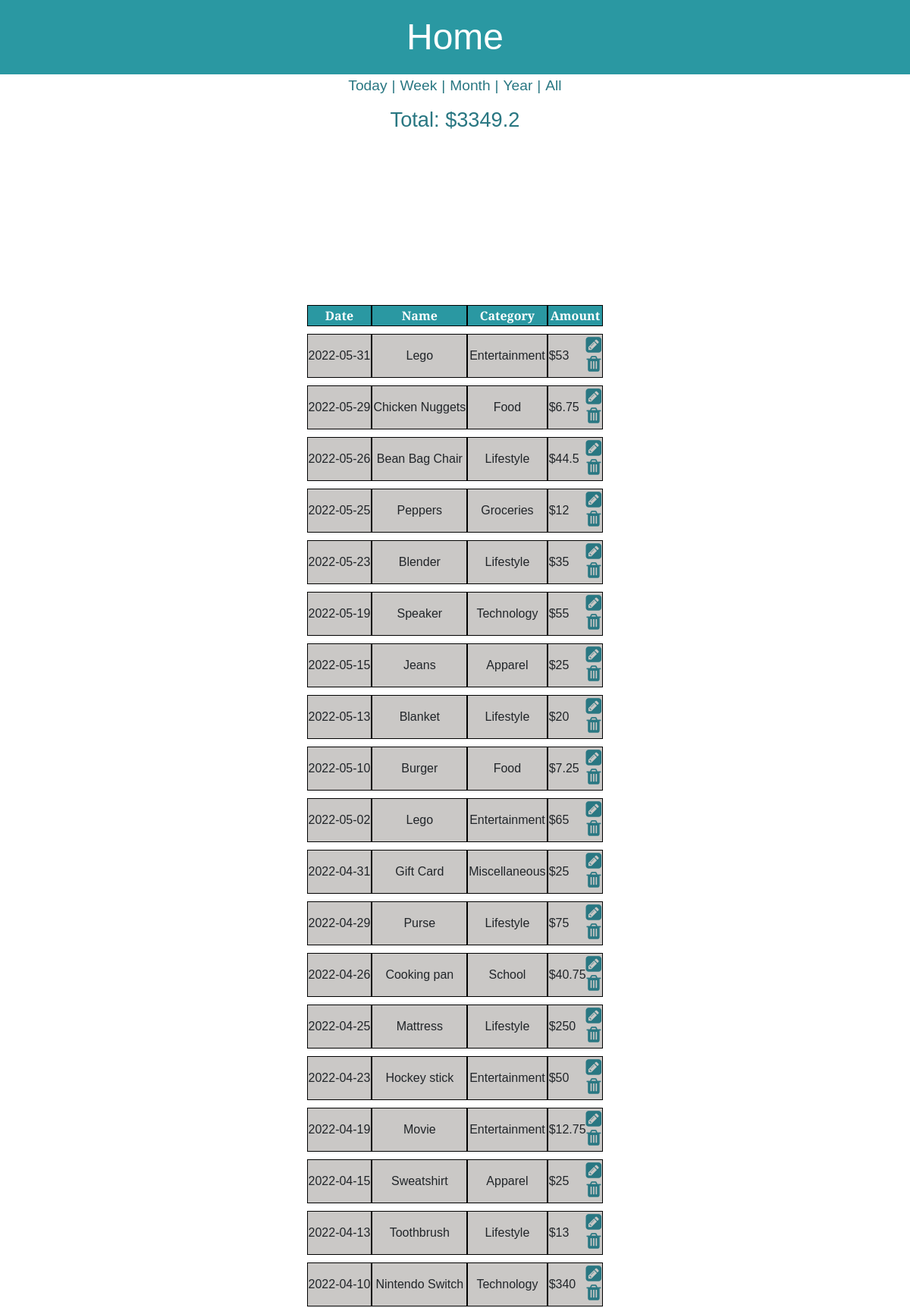
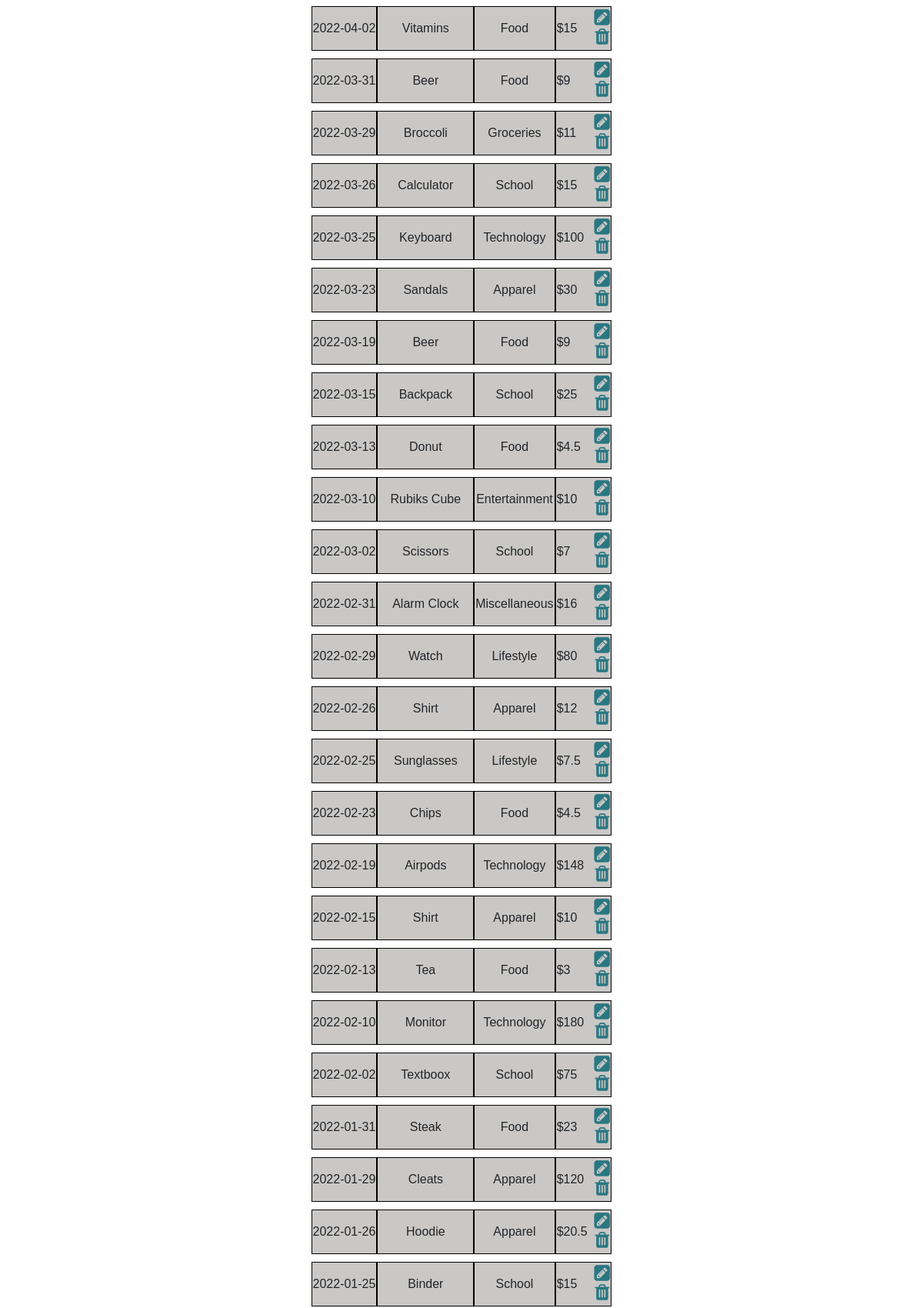
Page /home (signed in, upper part) on the committed database (2 pictures, top to bottom).
### tables this page shows
CREATE TABLE expenses (
                                    id integer PRIMARY KEY,
                                    user_id integer NOT NULL,
                                    name text NOT NULL,
                                    date numeric NOT NULL,
                                    category text NOT NULL,
                                    amount numberic NOT NULL,
                                    FOREIGN KEY (user_id) REFERENCES users (id)
                                );

### app.py (the view, shortened to what this page needs)
@app.route("/home", methods=["GET", "POST"])
def homepage():
    conn = create_connection("database.db")
    tuple_expenses = select_expenses_by_uid(conn, session["uid"])
    total_category_exp = []
    for category in CATEGORIES:
        total_category_exp.append(
            get_total_expenses_by_category(conn, session["uid"], category)
        )
    total_expense = get_total_expenses(conn, session["uid"])
    conn.close()
    user_expenses = sorted([data_to_dict(each_expense) for each_expense in tuple_expenses],
                           key=lambda d: d["date"], reverse=True)
    pie_data = {
        "Category": "Amount",
        "Food": total_category_exp[0],
        "Apparel": total_category_exp[1],
        "Entertainment": total_category_exp[2],
        "Lifestyle": total_category_exp[3],
        "Miscellaneous": total_category_exp[4],
        "Groceries": total_category_exp[5],
        "Services": total_category_exp[6],
        "Technology": total_category_exp[7],
        "School": total_category_exp[8],
    }
    return (
        render_template(
            "home.html",
            user_expenses=user_expenses,
            total_expense=str(total_expense),
            data=pie_data,
        ),
        200,
    )

### app.py (called while the page is built)
def data_to_dict(data_tup: tuple) -> dict:
    return {
        "name": data_tup[2],
        "date": data_tup[3],
        "category": data_tup[4],
        "amount": data_tup[5],
        "eid": data_tup[0],
    }

### modules/expense_module.py (called while the page is built)
def select_expenses_by_uid(conn, uid: int) -> list:
    cur = conn.cursor()
    cur.execute("SELECT * FROM expenses WHERE user_id=?", (uid,))
    return cur.fetchall()

def get_total_expenses_by_category(conn, uid: int, category: str) -> int:
    cur = conn.cursor()
    cur.execute(
        "SELECT amount FROM expenses WHERE user_id=? AND category=?",
        (
            uid,
            category,
        ),
    )
    total = 0
    for row in cur.fetchall():
        total += row[0]
    return total

def get_total_expenses(conn, uid: int) -> int:
    cur = conn.cursor()
    cur.execute("SELECT amount FROM expenses WHERE user_id=?", (uid,))
    total = 0
    for row in cur.fetchall():
        total += row[0]
    return float("{:.2f}".format(round(total, 2)))

### sql_db.py (called while the page is built)
def create_connection(db_file):
    conn = None
    try:
        conn = sqlite3.connect(db_file)
        return conn
    except Error as e:
        print(e)
    return conn

### templates/home.html (shortened to what this page needs)
{% extends 'app.html' %}
{% block css_linking %}
<link href="/static/home.css" rel="stylesheet"> {% endblock %}
{% block heading1 %} Home {% endblock %}
{% block main_content %}
<section class="filter-tabs">
    {% if user_expenses|length > 0 %}
    <form action="/home/today" method="post">
        <button type="submit" class="filter-btn">Today</button>|
    </form>
    <form action="/home/week" method="post">
        <button type="submit" class="filter-btn">Week</button>|
    </form>
    <form action="/home/month" method="post">
        <button type="submit" class="filter-btn">Month</button>|
    </form>
    <form action="/home/year" method="post">
        <button type="submit" class="filter-btn">Year</button>|
    </form>
    <form action="/home" method="post">
        <button type="submit" class="filter-btn">All</button>
    </form>
    {% endif %}
</section>
<section class="total-expense">
    <p>Total: ${{ total_expense }}</p>
</section>
<section class="pie-chart-display">
    <div style=" width: 100%; overflow: hidden;">
        <div id="piechart_3d" style="width: 300px; height: 167px; overflow: hidden;"></div>
    </div>
</section>
<section class="expense-cards">
    <table class="sortable">
        {% if user_expenses|length > 0 %}
        <thead>
            <tr>
                <th>Date</th>
                <th>Name</th>
                <th>Category</th>
                <th>Amount</th>
            </tr>
        </thead>
        {% endif %}
        <tbody>
            {% for user_expense in user_expenses %}
            <tr>
                <td>
                    {{ user_expense.date }}
                </td>
                <td>
                    {{ user_expense.name }}
                </td>
                <td>
                    {{ user_expense.category }}
                </td>
                <td class="expense-amount">
                    ${{ user_expense.amount }}
                    <div class="home-icons">
                        <span id="{{ user_expense.eid }}">
                            <a href="{{ url_for('get_expense', eid=user_expense.eid) }}">
                                <i class="fa fa-pencil-square" aria-hidden="true"></i>
                            </a>
                        </span>
                        <form action="/home" method="POST">
                            <button type="submit" class="btn"><i class="fa fa-trash" aria-hidden="true"></i></button>
                        </form>
                    </div>
                </td>
            </tr>
            {% endfor %}
        </tbody>
    </table>
</section>
{% endblock %}

### static/app.css (style rules this page uses)
:root { --header-footer: #2A98A2; --header-txt: #FFFFFF; --main-font: 'Merriweather Sans', sans-serif; }
html { height: 100vh; padding: 0; margin: 0; }
body { display: flex; flex-direction: column; background-color: var(--header-txt); min-height: 100%; }
a, a:visited, a:hover { color: var(--header-txt); }
@media screen and (min-width: 600px) { html { width: 100%; margin: auto; overflow-x: hidden; } }

### static/home.css (style rules this page uses)
:root { --header-footer: #2A98A2; --content-txt: #297782; --header-txt: #FFFFFF; --main-font: 'Merriweather Sans', sans-serif; }
.filter-tabs { display: flex; flex-direction: row; color: var(--content-txt); font-size: 1.2rem; font-family: var(--main-font); }
.filter-btn { border: none; background-color: var(--header-txt); color: var(--content-txt); }
.total-expense { font-size: 1.7rem; }
.total-expense, .no-expenses { margin-bottom: 10px; margin-top: 10px; font-family: var(--main-font); color: var(--content-txt); }
table { font-family: var(--main-font); align-self: center; border-collapse: separate; border-spacing: 0 10px; text-align: center; }
th { color: var(--header-txt); background-color: var(--header-footer); }
th, td { border: solid black 1px; }
.pie-chart-display { width: max-content; height: max-content; align-self: center; }
td { background-color: #cac8c6; }
.expense-amount { display: flex; justify-content: space-between; align-items: center; }
.home-icons { display: flex; flex-direction: column; line-height: 0; }
span, .btn { width: max-content; padding: 0; }
.fa-pencil-square, .fa-trash { font-size: 1.5rem; color: var(--content-txt); cursor: pointer; }

### rows in the picture
expenses: date "2022-05-31", name "Lego", category "Entertainment", amount "53"
expenses: date "2022-05-29", name "Chicken Nuggets", category "Food", amount "6.75"
expenses: date "2022-05-26", name "Bean Bag Chair", category "Lifestyle", amount "44.5"
expenses: date "2022-05-25", name "Peppers", category "Groceries", amount "12"
expenses: date "2022-05-23", name "Blender", category "Lifestyle", amount "35"
expenses: date "2022-05-19", name "Speaker", category "Technology", amount "55"
expenses: date "2022-05-15", name "Jeans", category "Apparel", amount "25"
expenses: date "2022-05-13", name "Blanket", category "Lifestyle", amount "20"
expenses: date "2022-05-10", name "Burger", category "Food", amount "7.25"
expenses: date "2022-05-02", name "Lego", category "Entertainment", amount "65"
expenses: date "2022-04-31", name "Gift Card", category "Miscellaneous", amount "25"
expenses: date "2022-04-29", name "Purse", category "Lifestyle", amount "75"
expenses: date "2022-04-26", name "Cooking pan", category "School", amount "40.75"
expenses: date "2022-04-25", name "Mattress", category "Lifestyle", amount "250"
expenses: date "2022-04-23", name "Hockey stick", category "Entertainment", amount "50"
expenses: date "2022-04-19", name "Movie", category "Entertainment", amount "12.75"
expenses: date "2022-04-15", name "Sweatshirt", category "Apparel", amount "25"
expenses: date "2022-04-13", name "Toothbrush", category "Lifestyle", amount "13"
expenses: date "2022-04-10", name "Nintendo Switch", category "Technology", amount "340"
expenses: date "2022-04-02", name "Vitamins", category "Food", amount "15"
expenses: date "2022-03-31", name "Beer", category "Food", amount "9"
expenses: date "2022-03-29", name "Broccoli", category "Groceries", amount "11"
expenses: date "2022-03-26", name "Calculator", category "School", amount "15"
expenses: date "2022-03-25", name "Keyboard", category "Technology", amount "100"
expenses: date "2022-03-23", name "Sandals", category "Apparel", amount "30"
expenses: date "2022-03-19", name "Beer", category "Food", amount "9"
expenses: date "2022-03-15", name "Backpack", category "School", amount "25"
expenses: date "2022-03-13", name "Donut", category "Food", amount "4.5"
expenses: date "2022-03-10", name "Rubiks Cube", category "Entertainment", amount "10"
expenses: date "2022-03-02", name "Scissors", category "School", amount "7"
expenses: date "2022-02-31", name "Alarm Clock", category "Miscellaneous", amount "16"
expenses: date "2022-02-29", name "Watch", category "Lifestyle", amount "80"
expenses: date "2022-02-26", name "Shirt", category "Apparel", amount "12"
expenses: date "2022-02-25", name "Sunglasses", category "Lifestyle", amount "7.5"
expenses: date "2022-02-23", name "Chips", category "Food", amount "4.5"
expenses: date "2022-02-19", name "Airpods", category "Technology", amount "148"
expenses: date "2022-02-15", name "Shirt", category "Apparel", amount "10"
expenses: date "2022-02-13", name "Tea", category "Food", amount "3"
expenses: date "2022-02-10", name "Monitor", category "Technology", amount "180"
expenses: date "2022-02-02", name "Textboox", category "School", amount "75"
expenses: date "2022-01-31", name "Steak", category "Food", amount "23"
expenses: date "2022-01-29", name "Cleats", category "Apparel", amount "120"
expenses: date "2022-01-26", name "Hoodie", category "Apparel", amount "20.5"
expenses: date "2022-01-25", name "Binder", category "School", amount "15"

### other values in the picture
{{ total_expense }} "3349.2"
